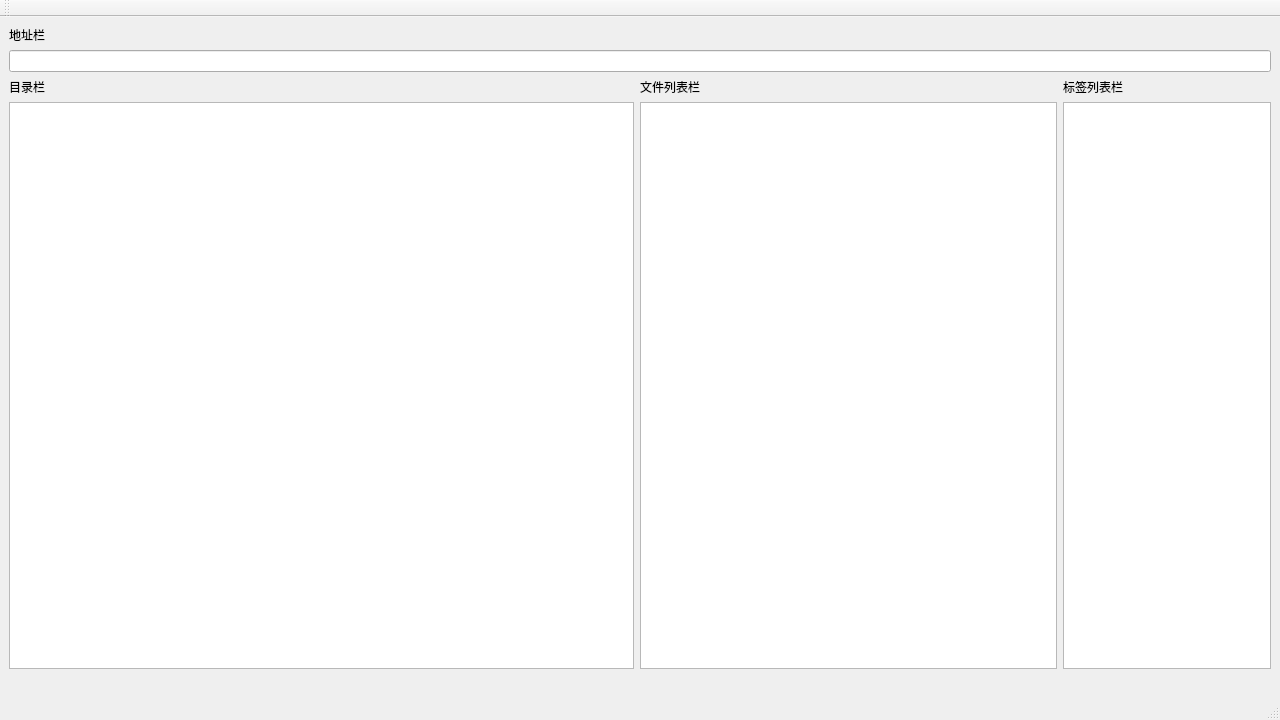
<?xml version="1.0" encoding="UTF-8"?>
<ui version="4.0">
 <class>FileM</class>
 <widget class="QMainWindow" name="FileM">
  <property name="geometry">
   <rect>
    <x>0</x>
    <y>0</y>
    <width>1280</width>
    <height>720</height>
   </rect>
  </property>
  <property name="windowTitle">
   <string>FileM</string>
  </property>
  <widget class="QWidget" name="centralwidget">
   <layout class="QGridLayout" name="gridLayout">
    <item row="0" column="0">
     <layout class="QVBoxLayout" name="verticalLayout_2">
      <item>
       <widget class="QLabel" name="label">
        <property name="text">
         <string>地址栏</string>
        </property>
       </widget>
      </item>
      <item>
       <widget class="QLineEdit" name="le_path"/>
      </item>
     </layout>
    </item>
    <item row="3" column="0">
     <widget class="QLabel" name="lb_info">
      <property name="sizePolicy">
       <sizepolicy hsizetype="Fixed" vsizetype="Fixed">
        <horstretch>0</horstretch>
        <verstretch>0</verstretch>
       </sizepolicy>
      </property>
      <property name="text">
       <string/>
      </property>
     </widget>
    </item>
    <item row="2" column="0">
     <layout class="QHBoxLayout" name="horizontal_main" stretch="6,4,2">
      <item>
       <layout class="QVBoxLayout" name="vertical_catalogue">
        <item>
         <widget class="QLabel" name="lb_catalogue">
          <property name="sizePolicy">
           <sizepolicy hsizetype="Preferred" vsizetype="Preferred">
            <horstretch>6</horstretch>
            <verstretch>0</verstretch>
           </sizepolicy>
          </property>
          <property name="text">
           <string>目录栏</string>
          </property>
         </widget>
        </item>
        <item>
         <widget class="QTreeView" name="tv_catalogue">
          <property name="sizePolicy">
           <sizepolicy hsizetype="Expanding" vsizetype="Expanding">
            <horstretch>6</horstretch>
            <verstretch>0</verstretch>
           </sizepolicy>
          </property>
          <property name="contextMenuPolicy">
           <enum>Qt::CustomContextMenu</enum>
          </property>
          <property name="editTriggers">
           <set>QAbstractItemView::NoEditTriggers</set>
          </property>
         </widget>
        </item>
       </layout>
      </item>
      <item>
       <layout class="QVBoxLayout" name="vertical_file">
        <item>
         <widget class="QLabel" name="lb_file">
          <property name="sizePolicy">
           <sizepolicy hsizetype="Preferred" vsizetype="Preferred">
            <horstretch>4</horstretch>
            <verstretch>0</verstretch>
           </sizepolicy>
          </property>
          <property name="text">
           <string>文件列表栏</string>
          </property>
         </widget>
        </item>
        <item>
         <widget class="QListView" name="lv_file">
          <property name="sizePolicy">
           <sizepolicy hsizetype="Expanding" vsizetype="Expanding">
            <horstretch>4</horstretch>
            <verstretch>0</verstretch>
           </sizepolicy>
          </property>
          <property name="contextMenuPolicy">
           <enum>Qt::CustomContextMenu</enum>
          </property>
          <property name="editTriggers">
           <set>QAbstractItemView::NoEditTriggers</set>
          </property>
         </widget>
        </item>
       </layout>
      </item>
      <item>
       <layout class="QVBoxLayout" name="vertical_label">
        <item>
         <widget class="QLabel" name="lb_label">
          <property name="sizePolicy">
           <sizepolicy hsizetype="Preferred" vsizetype="Preferred">
            <horstretch>2</horstretch>
            <verstretch>0</verstretch>
           </sizepolicy>
          </property>
          <property name="text">
           <string>标签列表栏</string>
          </property>
         </widget>
        </item>
        <item>
         <widget class="QListView" name="lv_label">
          <property name="sizePolicy">
           <sizepolicy hsizetype="Expanding" vsizetype="Expanding">
            <horstretch>2</horstretch>
            <verstretch>0</verstretch>
           </sizepolicy>
          </property>
          <property name="contextMenuPolicy">
           <enum>Qt::CustomContextMenu</enum>
          </property>
          <property name="editTriggers">
           <set>QAbstractItemView::NoEditTriggers</set>
          </property>
         </widget>
        </item>
       </layout>
      </item>
     </layout>
    </item>
   </layout>
  </widget>
  <widget class="QStatusBar" name="statusbar"/>
  <widget class="QToolBar" name="toolBar">
   <property name="windowTitle">
    <string>toolBar</string>
   </property>
   <attribute name="toolBarArea">
    <enum>TopToolBarArea</enum>
   </attribute>
   <attribute name="toolBarBreak">
    <bool>false</bool>
   </attribute>
  </widget>
 </widget>
 <resources/>
 <connections/>
</ui>
